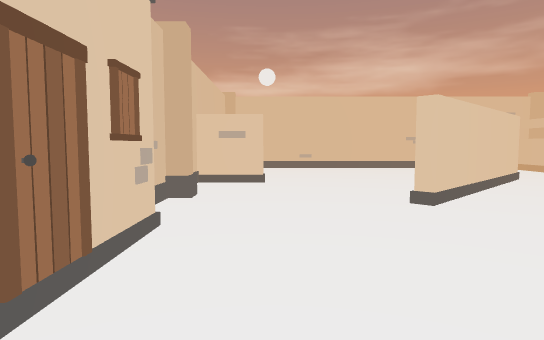
View 1 (above)

23 first-person views from a walk through a scene from a Unity 3-D project. The camera is 1.2 m above the floor, tilts 4° down and sees 75° across. The floor is counted in squares, 1 m on a side. Each view is taken from the middle of a square. On the plan, view 1 faces up. The plan holds only what a view shows up to about 14 squares ahead; the rest is blank. The place goes on beyond the plan. The player is left out. Some animated figures are left out. Some surface patterns are stand-ins.

View 2
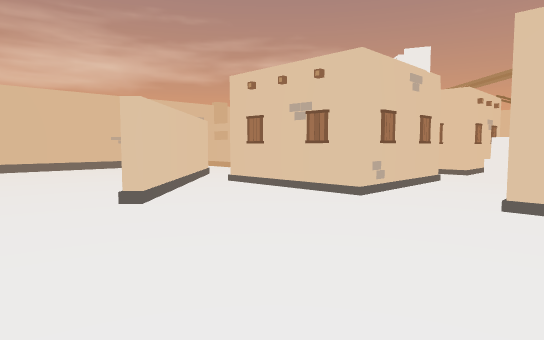

View 3
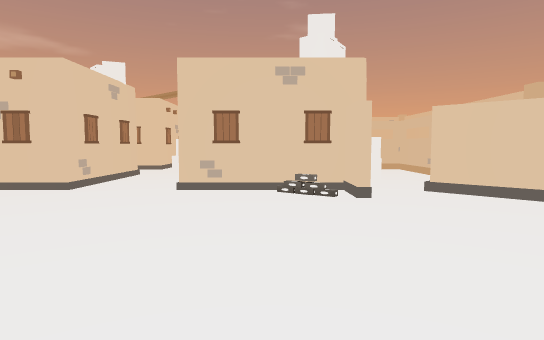

View 4
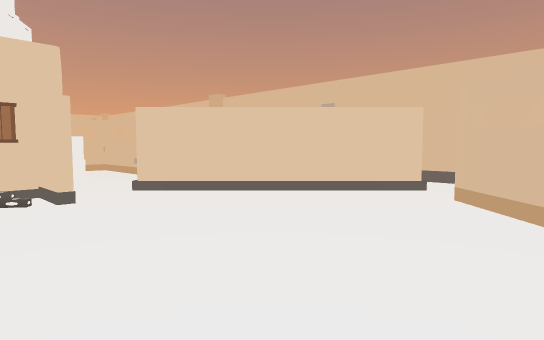

View 5
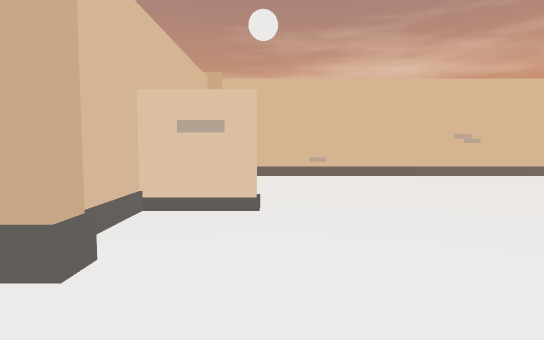

View 6
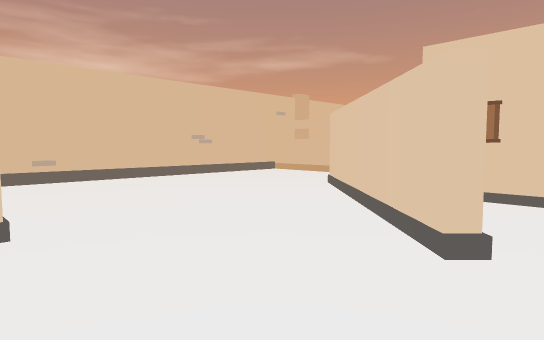

View 7
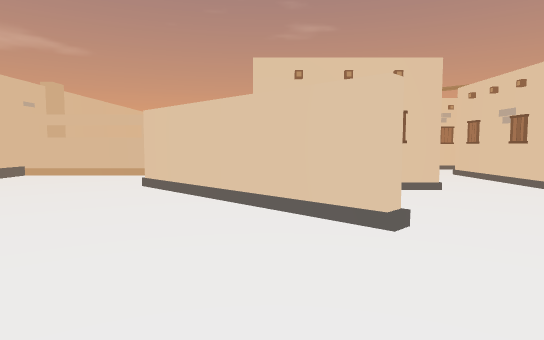

View 8
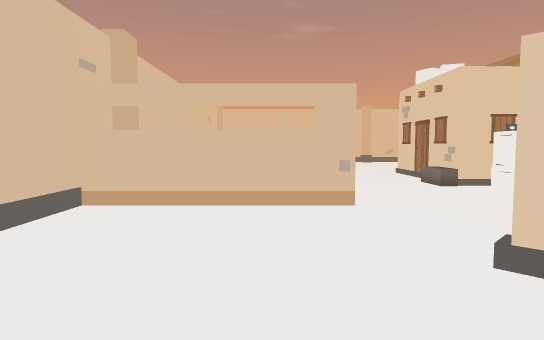

View 9
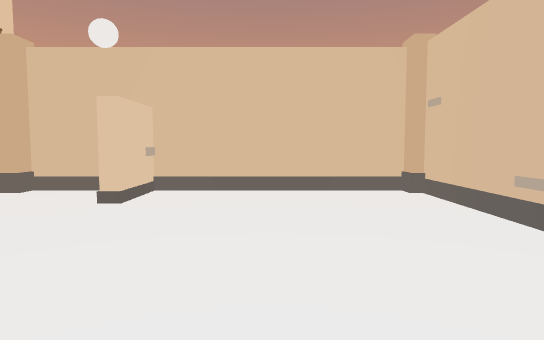

View 10
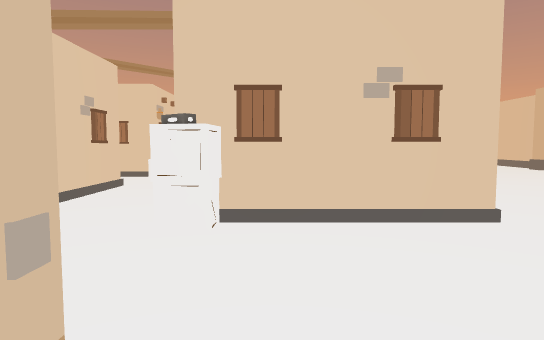

View 11
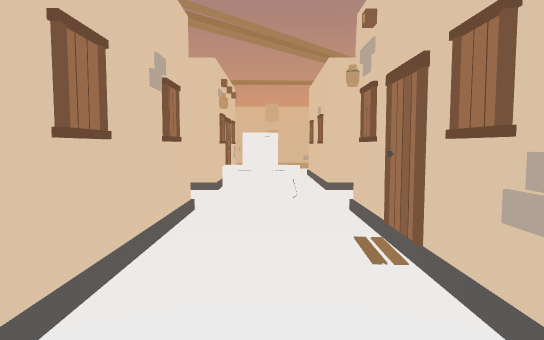

View 12
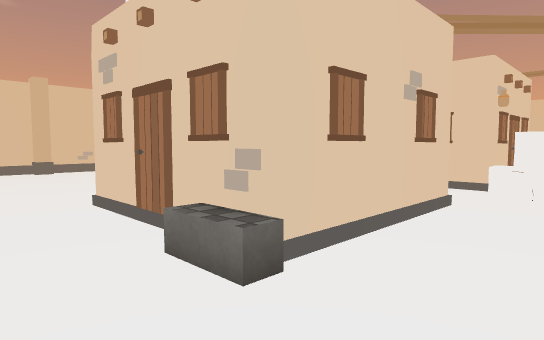

View 13
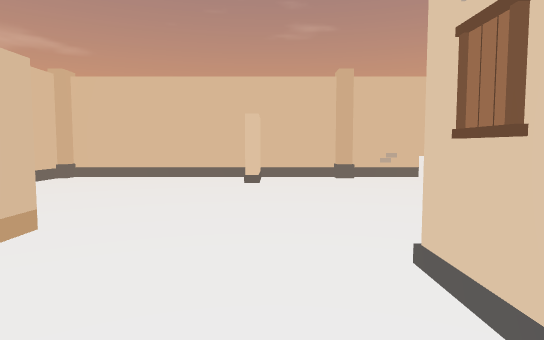

View 14
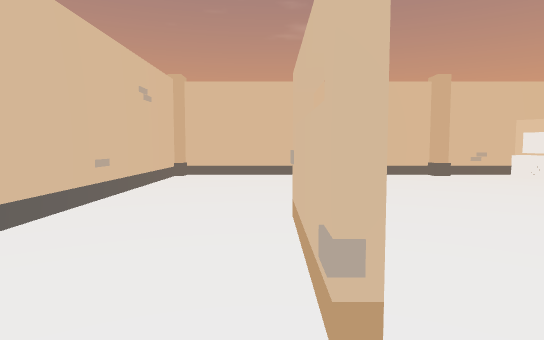

View 15
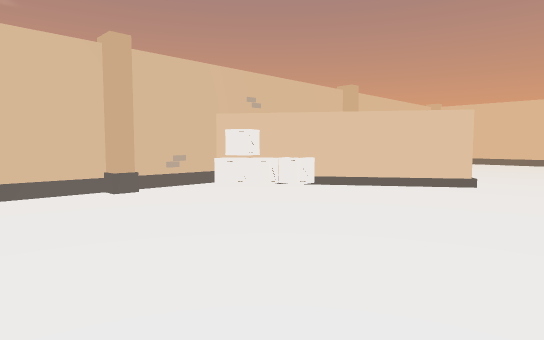

View 16
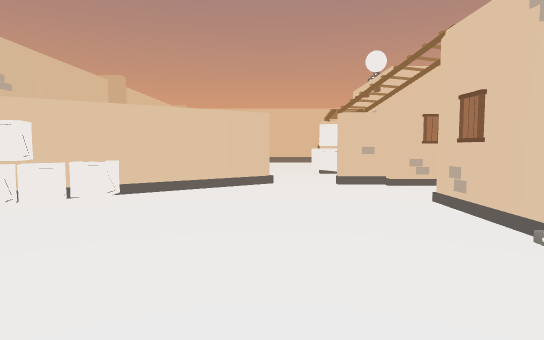

View 17
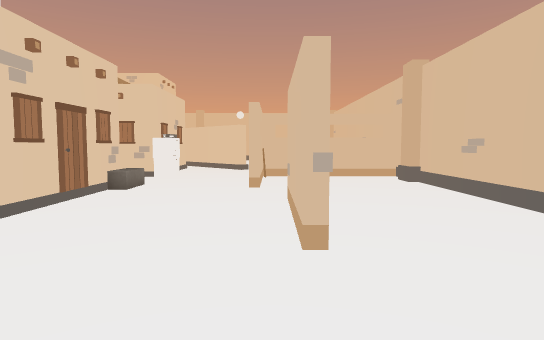

View 18
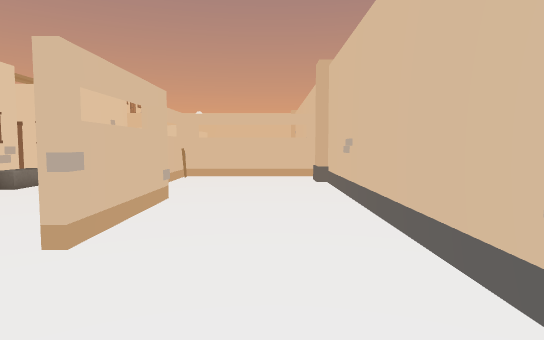

View 19
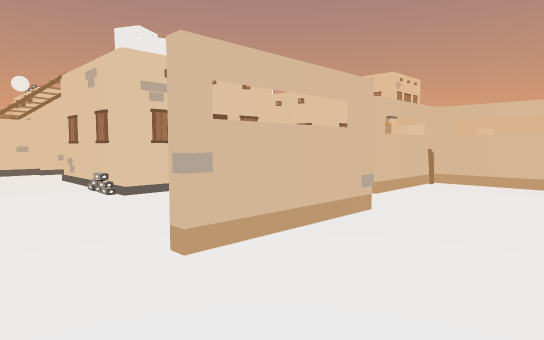

View 20
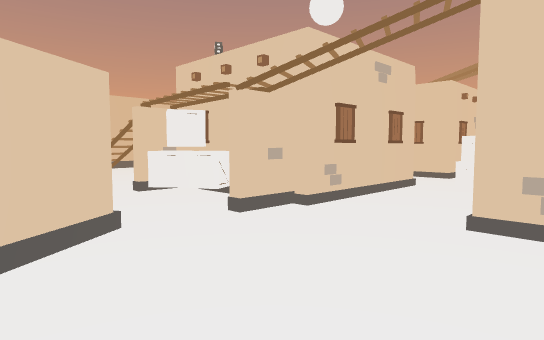

View 21
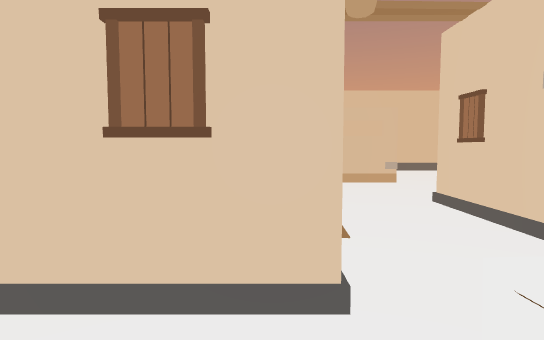

View 22
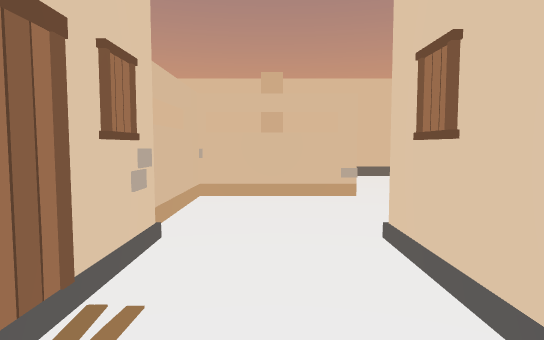

View 23
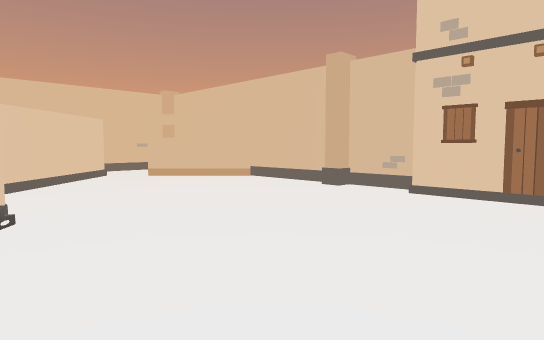

### Floor plan
Key: @ floor where view 1 was taken; # wall or solid block; . floor; = window, fence, low wall or low ledge; B building; A box; O other object.
Columns run from 3 left of view 1 to 31 right of it. Each row starts with its distance up from view 1.
 19 ######## #OO########OO#############
 18 #..............#..................#
 17 #..............#..................#
 16 #..............#..................#
 15 #..............#.....O###O........#
 14 #..............#O###.#####........#
 13 #..............#   #..............#
 12 ###.......##....................###
 11 #........##.......................#
 10 #.......##....AAA..O..............#
  9 #......##..####B...B####..........#
  8 ##....##...#  ##...##  #.........##
  7 #..........#   #...#   #..........O
  6  ..........#    ...#   #........A.O
  5  B.........#####...#   #........AA#
  4  B.............................A#
  3  #..............AAA...........##
  2  B..........................###
  1  B.........#####...# ##BO ..#
  0 O#.@.......#   #...     A#..
 -1 O..........#   #...#   # A..
 -2 ##.........#   #...#   #BA...
 -3 #.........##   B...#   # #...
 -4 #............AA....#     ...
 -5 #.............A....#    ##
 -6 #........## .......#    #
 -7 ###.....##    .O####    =
 -8   ##...##    ..##  #
 -9    #..##     ...
-10     .##      ..
-11     ..       ..
-12      .       ..
-13     ###     ##  ####

Where each view was taken, in squares from view 1:
view 1: 0 up, 0 right, facing up
view 2: 0 up, 0 right, facing up-right
view 3: 1 down, 2 left, facing right
view 4: 1 down, 2 left, facing down-right
view 5: 5 up, 0 right, facing up
view 6: 6 up, 1 left, facing up-right
view 7: 9 up, 2 left, facing right
view 8: 15 up, 5 right, facing right
view 9: 15 up, 7 right, facing left
view 10: 15 up, 11 right, facing down
view 11: 11 up, 14 right, facing down
view 12: 12 up, 13 right, facing down-right
view 13: 11 up, 17 right, facing right
view 14: 15 up, 16 right, facing right
view 15: 12 up, 21 right, facing down-right
view 16: 12 up, 24 right, facing down
view 17: 14 up, 26 right, facing left
view 18: 17 up, 26 right, facing left
view 19: 18 up, 24 right, facing down-left
view 20: 6 up, 26 right, facing down-left
view 21: 4 up, 16 right, facing down
view 22: 1 up, 14 right, facing down
view 23: 4 up, 7 right, facing down-left
